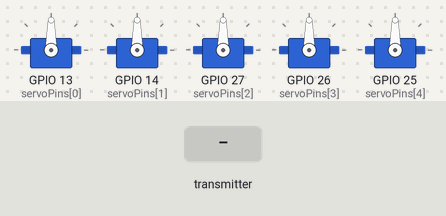
This sketch was run on a simulated ESP32. Parts: 5 × servo. Inputs (shaded band) come from the test bench.

Above: at 2.2 s.
2.3 s: the transmitter starts sending servoAngles.0 = 0
At 2.7 s:
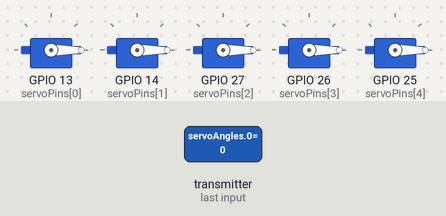
3.8 s: the transmitter starts sending servoAngles.1 = 45
At 5.0 s:
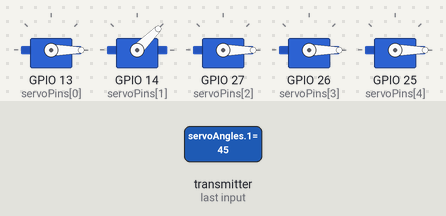
5.3 s: the transmitter starts sending servoAngles.2 = 45
At 6.1 s:
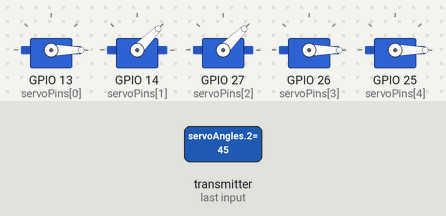
6.8 s: the transmitter starts sending servoAngles.3 = 45
At 7.3 s:
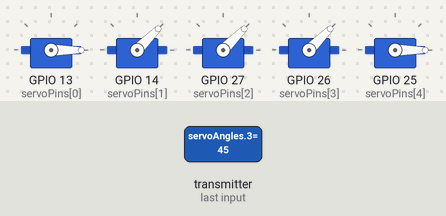
8.3 s: the transmitter starts sending servoAngles.4 = 45
At 9.5 s:
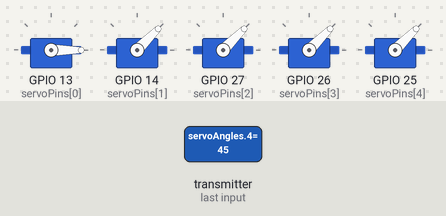
9.8 s: the transmitter starts sending servoAngles.0 = 45
At 10.8 s:
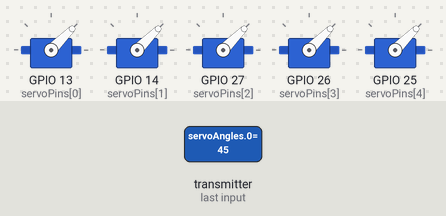
Timing chart, 0 to 12.3 s (numbered marks = the images above; inputs shaded):
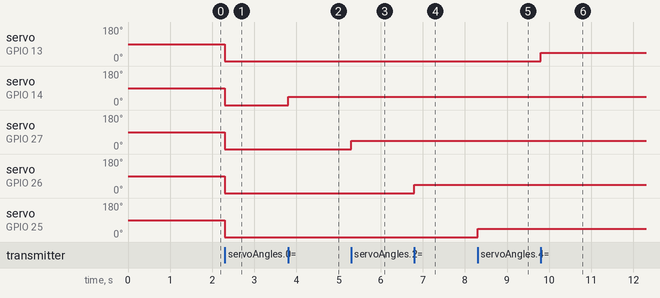

The sketch:

bionic_hand_receiver_code.ino
```cpp
#include <esp_now.h>
#include <WiFi.h>
#include <ESP32Servo.h>
#include "esp_wifi.h"

const int servoPins[5] = {13, 14, 27, 26, 25};
Servo myServos[5];

typedef struct struct_message {
  int servoAngles[5];
} struct_message;

struct_message incomingData;

void OnDataRecv(const uint8_t * mac, const uint8_t *incomingDataPtr, int len) {
  memcpy(&incomingData, incomingDataPtr, sizeof(incomingData));
  for (int i = 0; i < 5; i++) {
    myServos[i].write(incomingData.servoAngles[i]);
  }
}

void setup() {
  Serial.begin(115200);
  delay(1000);
  WiFi.mode(WIFI_STA);
  esp_wifi_set_channel(0, WIFI_SECOND_CHAN_NONE);

  ESP32PWM::allocateTimer(0);
  ESP32PWM::allocateTimer(1);
  ESP32PWM::allocateTimer(2);
  ESP32PWM::allocateTimer(3);

  for (int i = 0; i < 5; i++) {
    myServos[i].setPeriodHertz(50);
    myServos[i].attach(servoPins[i], 500, 2400);
  }

  if (esp_now_init() != ESP_OK) {
    Serial.println("Error initializing ESP-NOW");
    return;
  }

  esp_now_register_recv_cb(esp_now_recv_cb_t(OnDataRecv));
}

void loop() {}
```

Measured:
- after the input at 2.3 s, servo on GPIO 13 (servoPins[0]), servo on GPIO 14 (servoPins[1]), servo on GPIO 27 (servoPins[2]), servo on GPIO 26 (servoPins[3]), servo on GPIO 25 (servoPins[4]): 90° → 0° at once
- after the input at 3.8 s, servo on GPIO 14 (servoPins[1]): 0° → 45° at once
- after the input at 5.3 s, servo on GPIO 27 (servoPins[2]): 0° → 45° at once
- after the input at 6.8 s, servo on GPIO 26 (servoPins[3]): 0° → 45° at once
- after the input at 8.3 s, servo on GPIO 25 (servoPins[4]): 0° → 45° at once
- after the input at 9.8 s, servo on GPIO 13 (servoPins[0]): 0° → 45° at once
